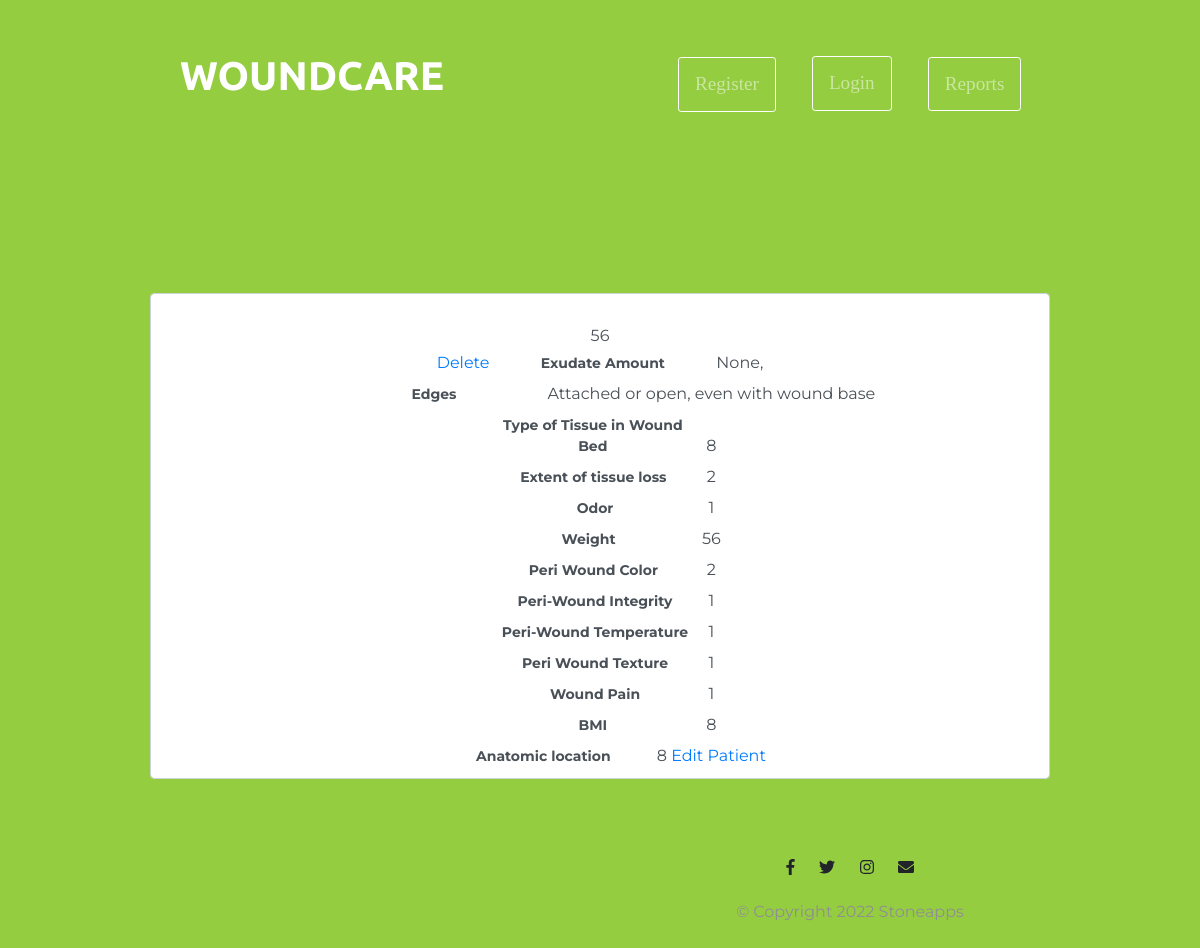
/all, run on an earlier commit of the app's database.
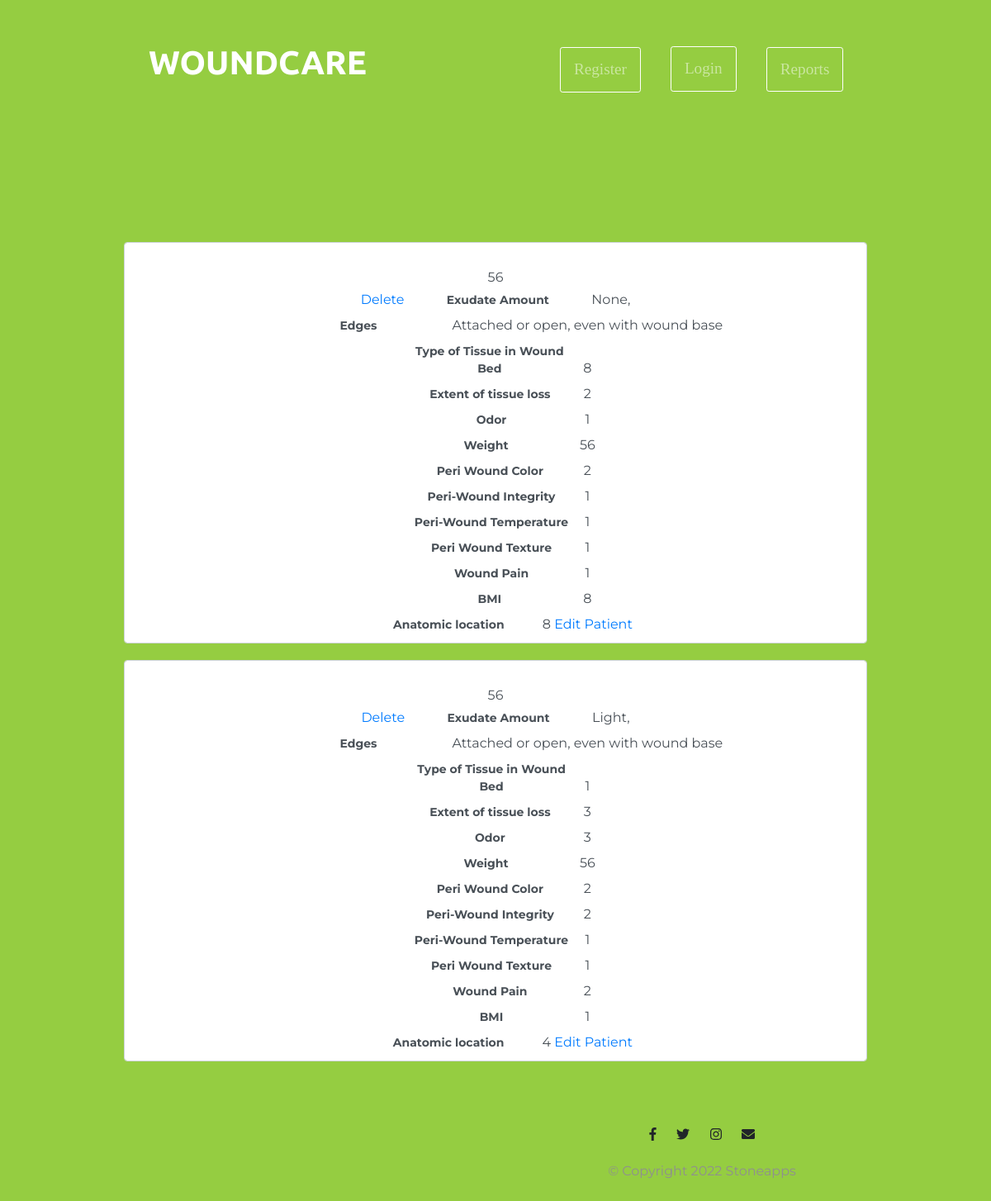
And on a later commit of the database.
### main.py (models this page shows)
class CreatePatient(db.Model):
    __tablename__ = "patients"
    id = db.Column(db.Integer, primary_key=True)
    Clinic_Visit = db.Column(db.String(100), nullable=False)
    tissue_loss = db.Column(db.String(100), nullable=False)
    edges = db.Column(db.String(100), nullable=False)
    exudate_amount = db.Column(db.String(100), nullable=False)
    odor = db.Column(db.String(100), nullable=False)
    peri_wound = db.Column(db.String(100), nullable=False)
    wound_pain = db.Column(db.String(100), nullable=False)
    wound_integrity = db.Column(db.String(100), nullable=False)
    wound_temperature = db.Column(db.String(100), nullable=False)
    wound_texture = db.Column(db.String(100), nullable=False)
    weight = db.Column(db.String(100), nullable=False)
    bmi = db.Column(db.String(100), nullable=False)
    anatomic_location = db.Column(db.String(100), nullable=False)
    type_of_tissue = db.Column(db.String(100), nullable=False)

### main.py (the view)
@app.route('/all')
def all_patients():
    wound_patients = CreatePatient.query.all()
    return render_template('all-patients.html', wounds=wound_patients)

### templates/all-patients.html (shortened to what this page needs)
{% extends 'base.html' %}
{% import 'bootstrap/wtf.html' as wtf %}
{% block content %}
{% for wound in wounds %}
<div class="container fluid col-md-9" >
    <form >
        <div class="row ">
        <div class="col-md-12 form-control form-control-md">
            {{ wound.exudate_amount.label }} <br> {{ wound.weight}}<br>
     <a href="{{ url_for('delete', id=wounds.id) }}" class="button">Delete</a>
                 <label for="Exudate" class="col-sm-3 col-form-label col-form-label-sm">Exudate Amount</label>
            <a>{{ wound.exudate_amount }},</a> <br>
            <label for="Edges" class="col-sm-3 col-form-label col-form-label-sm">Edges</label>
            <a>{{ wound.edges }}</a> <br>
            <label for="tissuetype" class="col-sm-3 col-form-label col-form-label-sm">Type of Tissue in Wound Bed</label>
            <a>{{wound.type_of_tissue}}</a><br>
            <label for="TissueLoss" class="col-sm-3 col-form-label col-form-label-sm">Extent of tissue loss</label>
            <a>{{wound.tissue_loss}}</a><br>
            <label for="Odor" class="col-sm-3 col-form-label col-form-label-sm">Odor</label>
            <a>{{ wound.odor }} </a><br>
            <label for="Weight" class="col-sm-3 col-form-label col-form-label-sm">Weight</label>
            <a>{{ wound.weight }} </a><br>
            <label for="PeriWound" class="col-sm-3 col-form-label col-form-label-sm">Peri Wound Color</label>
            <a>{{ wound.peri_wound }}</a><br>
            <label for="WoundIntegrity" class="col-sm-3 col-form-label col-form-label-sm">Peri-Wound Integrity</label>
            <a>{{wound.wound_integrity}}</a><br>
            <label for="WoundTemperature" class="col-sm-3 col-form-label col-form-label-sm">Peri-Wound Temperature</label>
            <a>{{wound.wound_temperature}}</a><br>
            <label for="WoundTexture" class="col-sm-3 col-form-label col-form-label-sm">Peri Wound Texture</label>
            <a>{{wound.wound_texture}}</a><br>
            <label for="WoundPain" class="col-sm-3 col-form-label col-form-label-sm">Wound Pain</label>
            <a>{{wound.wound_pain}}</a><br>
            <label for="BMI" class="col-sm-3 col-form-label col-form-label-sm">BMI</label>
            <a>{{wound.bmi}}</a><br>
            <label for="AnatomicLocation" class="col-sm-3 col-form-label col-form-label-sm">Anatomic location</label>
            {{wound.anatomic_location}}
    <a href="{{ url_for('edit', id=wounds.id) }}" class="button">Edit Patient</a>
        </div>
        </div>
    </form>
    </div>
 {% endfor %}
<div style="
    padding-top: 30px;
    padding-bottom: 30px;
    margin-left: 500px;
    class="container-fluid bottom_page">
    {% include "footer.html"%}
</div>
{% endblock %}

### templates/base.html (shortened to what this page needs)
<!DOCTYPE html>
<html lang="en">
<head>
</head>
<body style="background_color: #95CD41">
    {% block content %}{% endblock %}
</body>
</html>

### templates/header.html (shortened to what this page needs)
<!DOCTYPE html>
<html lang="en" dir="ltr">
  <head>
      <link rel="stylesheet" href="https://maxcdn.bootstrapcdn.com/bootstrap/4.0.0/css/bootstrap.min.css">
      <link rel="stylesheet" href="css/styles.css">
</head>
<body class="header_patients">
  <section class="colored-section" id="title">
    <div class="container-fluid" style="background-color: #95CD41;">
      <nav class="navbar navbar-expand-lg navbar-dark">
        <a class="navbar-brand" href="">WOUNDCARE
        </a>
        <div class="collapse navbar-collapse" id="navbarTogglerDemo02">
          <ul class="navbar-nav ml-auto">
            <li class="nav-item">
              <a  href="register.html" class="nav-link" href="#footer"><button type="button" class="btn btn-outline-primary btn-sm download-button">Register</a>
            </li>
            <li class="nav-item">
              <a href="login.html" class="nav-link" href="#pricing"><button type="button" class="btn btn-outline-primary btn-sm download-button">Login</a>
            </li>
            <li class="nav-item">
              <a class="nav-link" href="#cta"><button type="button" class="btn btn-dark btn-outline-primary btn-sm download-button">Reports</a>
            </li>
          </ul>
        </div>
    </nav>
    </div>
  </section>
</body>

### templates/footer.html (shortened to what this page needs)
<!DOCTYPE html>
<html lang="en" dir="ltr">
  <head>
    <link rel="stylesheet" href="https://maxcdn.bootstrapcdn.com/bootstrap/4.0.0/css/bootstrap.min.css">
    <link rel="stylesheet" href="css/styles.css">
  </head>
  <body >
    <footer  id="footer">
  <div  style="
    padding-top: 30px;
    padding-bottom: 30px; class="container-fluid bottom_page">
    <i class="social-icon fab fa-facebook-f"></i>
    <i class="social-icon fab fa-twitter"></i>
    <i class="social-icon fab fa-instagram"></i>
    <i class="social-icon fas fa-envelope"></i>
    <p>© Copyright 2022 Stoneapps</p>
  </div>
</footer>
  </body>
</html>

### static/css/styles.css (style rules this page uses)
body { font-family: "Montserrat"; text-align: center; }
p { color: #8f8f8f; }
form { width: 100%; display: block; padding-top: 20px; }
label { font-weight: bold; }
.container-fluid { padding: 7% 15%; }
.colored-section { background-color: #95CD41; color: #fff; }
.header_patients { background-color: #95CD41; width: 100%; }
.navbar { padding: 0 0 4.5rem; }
.navbar-brand { font-family: "Ubuntu"; font-size: 2.5rem; font-weight: bold; }
.nav-item { padding: 0 18px; }
.nav-link { font-size: 1.2rem; font-family: "Montserrat-Light"; }
.download-button { margin: 5% 3% 5% 0; border-color: white; color: White; }
#title { background-color: #95CD41; color: #fff; text-align: left; }
#title .container-fluid { padding: 3% 15% 7%; }
.social-icon { margin: 20px 10px; }

What changed in the data, as far as the page shows it:
added CreatePatient: weight "56", exudate_amount "Light", edges "Attached or open, even with wound base", type_of_tissue "1", tissue_loss "3", odor "3", peri_wound "2", wound_integrity "2", wound_temperature "1", wound_texture "1", wound_pain "2", bmi "1", anatomic_location "4"
